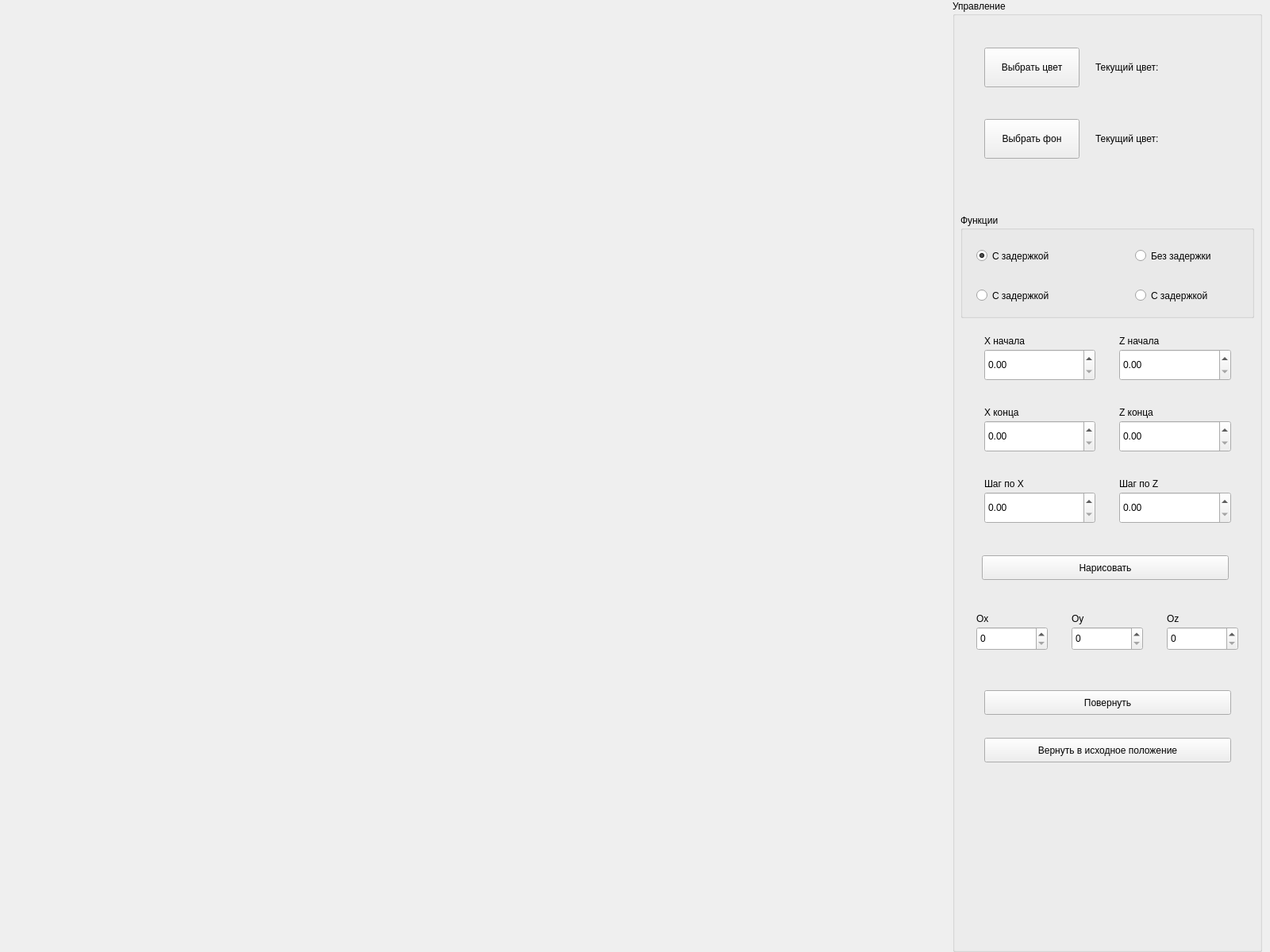
<?xml version="1.0" encoding="UTF-8"?>
<ui version="4.0">
 <class>MainWindow</class>
 <widget class="QMainWindow" name="MainWindow">
  <property name="geometry">
   <rect>
    <x>0</x>
    <y>0</y>
    <width>1600</width>
    <height>1200</height>
   </rect>
  </property>
  <property name="windowTitle">
   <string>MainWindow</string>
  </property>
  <widget class="QWidget" name="centralwidget">
   <widget class="QGroupBox" name="ManagementGroupBox">
    <property name="geometry">
     <rect>
      <x>1200</x>
      <y>0</y>
      <width>390</width>
      <height>1200</height>
     </rect>
    </property>
    <property name="title">
     <string>Управление</string>
    </property>
    <widget class="QPushButton" name="ColorPickButton">
     <property name="geometry">
      <rect>
       <x>40</x>
       <y>60</y>
       <width>120</width>
       <height>50</height>
      </rect>
     </property>
     <property name="text">
      <string>Выбрать цвет</string>
     </property>
    </widget>
    <widget class="QLabel" name="CurrenctColorLabel">
     <property name="geometry">
      <rect>
       <x>320</x>
       <y>65</y>
       <width>40</width>
       <height>40</height>
      </rect>
     </property>
     <property name="text">
      <string/>
     </property>
    </widget>
    <widget class="QLabel" name="label_2">
     <property name="geometry">
      <rect>
       <x>180</x>
       <y>75</y>
       <width>141</width>
       <height>20</height>
      </rect>
     </property>
     <property name="text">
      <string>Текущий цвет:</string>
     </property>
    </widget>
    <widget class="QGroupBox" name="FillGroupBox">
     <property name="geometry">
      <rect>
       <x>10</x>
       <y>270</y>
       <width>370</width>
       <height>131</height>
      </rect>
     </property>
     <property name="title">
      <string>Функции</string>
     </property>
     <widget class="QRadioButton" name="Func1Button">
      <property name="geometry">
       <rect>
        <x>20</x>
        <y>40</y>
        <width>121</width>
        <height>25</height>
       </rect>
      </property>
      <property name="text">
       <string>С задержкой</string>
      </property>
      <property name="checked">
       <bool>true</bool>
      </property>
     </widget>
     <widget class="QRadioButton" name="Func2Button">
      <property name="geometry">
       <rect>
        <x>220</x>
        <y>40</y>
        <width>131</width>
        <height>25</height>
       </rect>
      </property>
      <property name="text">
       <string>Без задержки</string>
      </property>
      <property name="checked">
       <bool>false</bool>
      </property>
     </widget>
     <widget class="QRadioButton" name="Func3Button">
      <property name="geometry">
       <rect>
        <x>20</x>
        <y>90</y>
        <width>121</width>
        <height>25</height>
       </rect>
      </property>
      <property name="text">
       <string>С задержкой</string>
      </property>
     </widget>
     <widget class="QRadioButton" name="Func4Button">
      <property name="geometry">
       <rect>
        <x>220</x>
        <y>90</y>
        <width>121</width>
        <height>25</height>
       </rect>
      </property>
      <property name="text">
       <string>С задержкой</string>
      </property>
     </widget>
    </widget>
    <widget class="QSpinBox" name="OxSpinBox">
     <property name="geometry">
      <rect>
       <x>30</x>
       <y>790</y>
       <width>90</width>
       <height>30</height>
      </rect>
     </property>
    </widget>
    <widget class="QSpinBox" name="OySpinBox">
     <property name="geometry">
      <rect>
       <x>150</x>
       <y>790</y>
       <width>90</width>
       <height>30</height>
      </rect>
     </property>
    </widget>
    <widget class="QSpinBox" name="OzSpinBox">
     <property name="geometry">
      <rect>
       <x>270</x>
       <y>790</y>
       <width>90</width>
       <height>30</height>
      </rect>
     </property>
    </widget>
    <widget class="QPushButton" name="DrawPushButton">
     <property name="geometry">
      <rect>
       <x>37</x>
       <y>700</y>
       <width>311</width>
       <height>31</height>
      </rect>
     </property>
     <property name="text">
      <string>Нарисовать</string>
     </property>
    </widget>
    <widget class="QDoubleSpinBox" name="XmaxSpinBox">
     <property name="geometry">
      <rect>
       <x>40</x>
       <y>530</y>
       <width>140</width>
       <height>40</height>
      </rect>
     </property>
    </widget>
    <widget class="QDoubleSpinBox" name="ZmaxSpinBox">
     <property name="geometry">
      <rect>
       <x>210</x>
       <y>530</y>
       <width>141</width>
       <height>40</height>
      </rect>
     </property>
    </widget>
    <widget class="QDoubleSpinBox" name="ZminSpinBox">
     <property name="geometry">
      <rect>
       <x>210</x>
       <y>440</y>
       <width>141</width>
       <height>40</height>
      </rect>
     </property>
    </widget>
    <widget class="QDoubleSpinBox" name="XminSpinBox">
     <property name="geometry">
      <rect>
       <x>40</x>
       <y>440</y>
       <width>140</width>
       <height>40</height>
      </rect>
     </property>
    </widget>
    <widget class="QDoubleSpinBox" name="ZstepSpinBox">
     <property name="geometry">
      <rect>
       <x>210</x>
       <y>620</y>
       <width>141</width>
       <height>40</height>
      </rect>
     </property>
    </widget>
    <widget class="QDoubleSpinBox" name="XstepSpinBox">
     <property name="geometry">
      <rect>
       <x>40</x>
       <y>620</y>
       <width>140</width>
       <height>40</height>
      </rect>
     </property>
    </widget>
    <widget class="QLabel" name="label">
     <property name="geometry">
      <rect>
       <x>40</x>
       <y>420</y>
       <width>141</width>
       <height>19</height>
      </rect>
     </property>
     <property name="text">
      <string>X начала</string>
     </property>
    </widget>
    <widget class="QLabel" name="label_3">
     <property name="geometry">
      <rect>
       <x>210</x>
       <y>420</y>
       <width>141</width>
       <height>19</height>
      </rect>
     </property>
     <property name="text">
      <string>Z начала</string>
     </property>
    </widget>
    <widget class="QLabel" name="label_4">
     <property name="geometry">
      <rect>
       <x>40</x>
       <y>510</y>
       <width>141</width>
       <height>19</height>
      </rect>
     </property>
     <property name="text">
      <string>X конца</string>
     </property>
    </widget>
    <widget class="QLabel" name="label_5">
     <property name="geometry">
      <rect>
       <x>210</x>
       <y>510</y>
       <width>141</width>
       <height>19</height>
      </rect>
     </property>
     <property name="text">
      <string>Z конца</string>
     </property>
    </widget>
    <widget class="QLabel" name="label_6">
     <property name="geometry">
      <rect>
       <x>40</x>
       <y>600</y>
       <width>141</width>
       <height>19</height>
      </rect>
     </property>
     <property name="text">
      <string>Шаг по X</string>
     </property>
    </widget>
    <widget class="QLabel" name="label_7">
     <property name="geometry">
      <rect>
       <x>210</x>
       <y>600</y>
       <width>141</width>
       <height>19</height>
      </rect>
     </property>
     <property name="text">
      <string>Шаг по Z</string>
     </property>
    </widget>
    <widget class="QLabel" name="label_8">
     <property name="geometry">
      <rect>
       <x>30</x>
       <y>770</y>
       <width>91</width>
       <height>19</height>
      </rect>
     </property>
     <property name="text">
      <string>Ox</string>
     </property>
    </widget>
    <widget class="QLabel" name="label_9">
     <property name="geometry">
      <rect>
       <x>150</x>
       <y>770</y>
       <width>91</width>
       <height>19</height>
      </rect>
     </property>
     <property name="text">
      <string>Oy</string>
     </property>
    </widget>
    <widget class="QLabel" name="label_10">
     <property name="geometry">
      <rect>
       <x>270</x>
       <y>770</y>
       <width>91</width>
       <height>19</height>
      </rect>
     </property>
     <property name="text">
      <string>Oz</string>
     </property>
    </widget>
    <widget class="QPushButton" name="RotatePushButton">
     <property name="geometry">
      <rect>
       <x>40</x>
       <y>870</y>
       <width>311</width>
       <height>31</height>
      </rect>
     </property>
     <property name="text">
      <string>Повернуть</string>
     </property>
    </widget>
    <widget class="QPushButton" name="ReturnPushButton">
     <property name="geometry">
      <rect>
       <x>40</x>
       <y>930</y>
       <width>311</width>
       <height>31</height>
      </rect>
     </property>
     <property name="text">
      <string>Вернуть в исходное положение</string>
     </property>
    </widget>
    <widget class="QPushButton" name="BackgroundPickButton">
     <property name="geometry">
      <rect>
       <x>40</x>
       <y>150</y>
       <width>120</width>
       <height>50</height>
      </rect>
     </property>
     <property name="text">
      <string>Выбрать фон</string>
     </property>
    </widget>
    <widget class="QLabel" name="BackgroundColorLabel">
     <property name="geometry">
      <rect>
       <x>320</x>
       <y>155</y>
       <width>40</width>
       <height>40</height>
      </rect>
     </property>
     <property name="text">
      <string/>
     </property>
    </widget>
    <widget class="QLabel" name="label_21">
     <property name="geometry">
      <rect>
       <x>180</x>
       <y>165</y>
       <width>141</width>
       <height>20</height>
      </rect>
     </property>
     <property name="text">
      <string>Текущий цвет:</string>
     </property>
    </widget>
   </widget>
   <widget class="QLabel" name="DrawLabel">
    <property name="geometry">
     <rect>
      <x>0</x>
      <y>0</y>
      <width>1200</width>
      <height>1200</height>
     </rect>
    </property>
    <property name="text">
     <string/>
    </property>
   </widget>
  </widget>
 </widget>
 <resources/>
 <connections/>
</ui>
